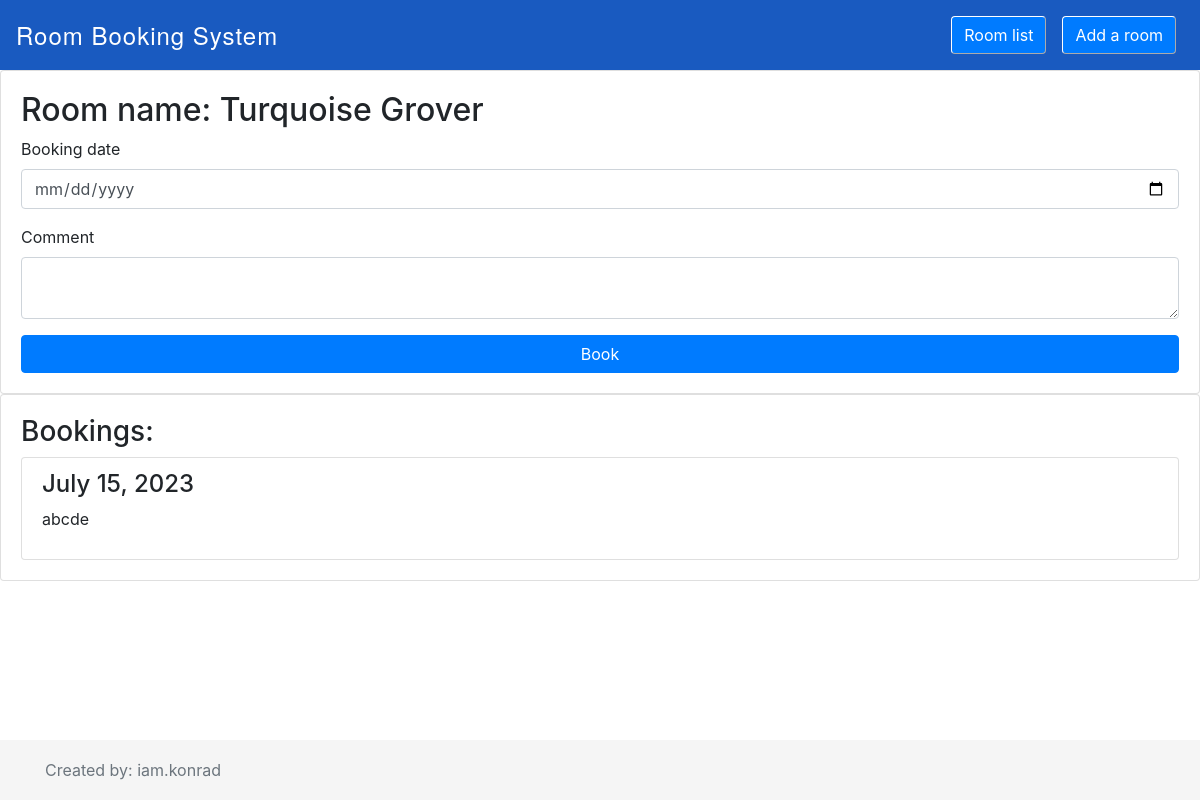
Screenshot of /room/reserve/4/ with the database file from the repository.
### reservation_app/models.py (models this page shows)
class ConferenceRoom(models.Model):
    name=models.CharField(max_length=255, unique=True)
    capacity=models.PositiveIntegerField()
    projector_availability=models.BooleanField(default=False)

class RoomReservation(models.Model):
    room_id = models.ForeignKey(ConferenceRoom, on_delete=models.CASCADE)
    date=models.DateField()
    comment=models.TextField(null=True)
    class Meta:
        unique_together = ('room_id','date',)

### reservation_app/views.py (the view, shortened to what this page needs)
# urls.py: path('room/reserve/<int:room_id>/', ReservationView.as_view(), name="reserve-room"),
class ReservationView(View):
    def get(self, request, room_id):
        room = ConferenceRoom.objects.get(id=room_id)
        reservations = room.roomreservation_set.filter(date__gte=str(datetime.date.today())).order_by('date')
        return render(request, "reservation.html", context={"room": room, "reservations": reservations})

### reservation_app/templates/reservation.html (shortened to what this page needs)
<!DOCTYPE html>
<html lang="en">
<head>
  <link rel="stylesheet" href="https://maxcdn.bootstrapcdn.com/bootstrap/4.0.0/css/bootstrap.min.css">
</head>
<body>
<nav class="navbar navbar-expand-lg navbar-dark" style="background-color: #195AC0;">
  <div class="mx-auto">
    <a class="navbar-brand" href="http://127.0.0.1:8000/" style="font-family: 'Helvetica Neue', Arial, sans-serif; font-size: 24px; font-weight: lighter; letter-spacing: 1px; text-decoration: none; color: white;">
      Room Booking System
    </a>
  </div>
  <div class="collapse navbar-collapse" id="navbarNavAltMarkup">
    <div class="navbar-nav ml-auto">
      <a class="nav-item nav-link active" href="http://127.0.0.1:8000/">
        <button class="btn btn-primary" style="border: 1px outset white;">Room list</button>
      </a>
      <a class="nav-item nav-link" href="/room/new/">
        <button class="btn btn-primary" style="border: 1px outset white;">Add a room</button>
      </a>
    </div>
  </div>
</nav>
<div class="card">
  <div class="card-body">
    <h2>Room name: {{ room.name }}</h2>
    <form action="" method="POST">
      <div class="form-group">
        <label for="reservation-date">Booking date</label>
        <input type="date" id="reservation-date" name="reservation-date" max="3000-12-31"
               min="1000-01-01" class="form-control">
      </div>
      <div class="form-group">
        <label for="comment">Comment</label>
        <textarea class="form-control" id="comment" name="comment"></textarea>
      </div>
      <button type="submit" class="btn btn-primary w-100">Book</button>
    </form>
  </div>
</div>
<div class="card">
  <div class="card-body">
    <h3>Bookings:</h3>
    <ul class="list-group">
      {% for reservation in reservations %}
      <li class="list-group-item">
        <h4>{{ reservation.date }}</h4>
        <p>{{ reservation.comment }}</p>
      </li>
      {% endfor %}
    </ul>
  </div>
</div>
<footer class="footer">
  <div class="container">
    <span class="text-muted">Created by: iam.konrad</span>
  </div>
</footer>
</body>
</html>

### reservation_app/templates/reservation.html (style rules this page uses)
.footer { position: absolute; bottom: 0; width: 100%; height: 60px; line-height: 60px; background-color: #f5f5f5; }

### rows the page displays
ConferenceRoom: name "Turquoise Grover"
RoomReservation: date "July 15, 2023", comment "abcde"
